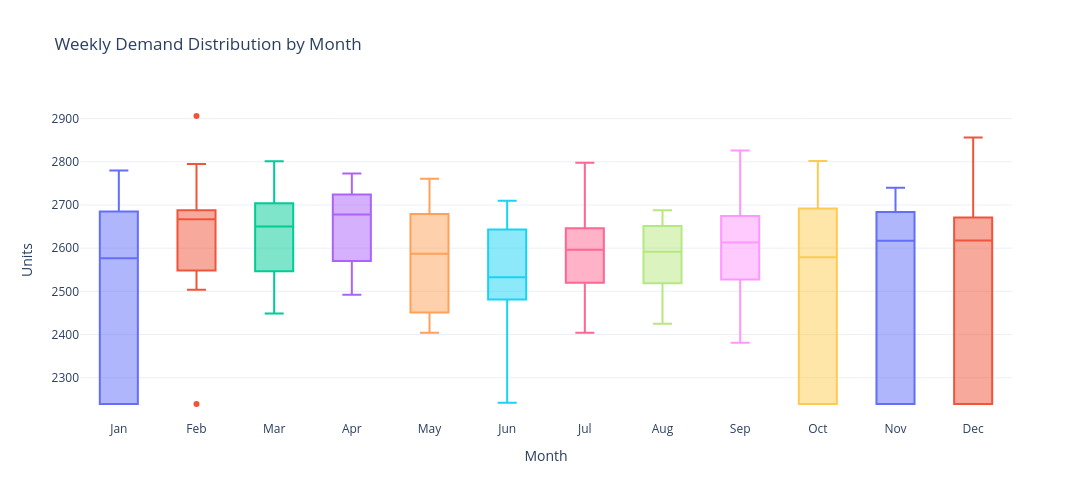

The notebook cell saved with this chart:
### Markdown cell above
## EDA: Distribution

### Code cell
dist_info = eda.get_distribution_stats()

print('Distribution summary:')
for key in ('mean', 'median', 'std', 'min', 'max', 'skewness', 'kurtosis', 'cv'):
    print(f'  {key:<12} {dist_info[key]:>10.3f}')
print(f'  {"outliers":<12} {dist_info["outlier_count"]:>10}')

print()
print('Monthly mean demand:')
month_names = ['Jan','Feb','Mar','Apr','May','Jun','Jul','Aug','Sep','Oct','Nov','Dec']
for m, mean_val in dist_info['monthly_means'].items():
    print(f'  {month_names[m-1]}  {mean_val:>7.0f}')

fig_monthly = plot_monthly_distribution(weekly_clean)
fig_monthly.show()

### Figure 1 — Plotly figure (JSON) as saved in the notebook; plotly's stock layout.template omitted (floating-point values rounded to 4 significant figures)
{"data": [{"name": "Jan", "showlegend": false, "type": "box", "y": [2239.0, 2533.0, 2780.0, 2731.0, 2647.0, 2535.0, 2551.0, 2685.0, 2691.0, 2602.0, 2539.0, 2636.0, 2728.0, 2638.0, 2239.0, 2239.0, 2239.0, 2239.0]}, {"name": "Feb", "showlegend": false, "type": "box", "y": [2682.0, 2552.0, 2541.0, 2706.0, 2504.0, 2590.0, 2667.0, 2551.0, 2795.0, 2670.0, 2670.0, 2906.0, 2239.0]}, {"name": "Mar", "showlegend": false, "type": "box", "y": [2713.0, 2801.0, 2621.0, 2635.0, 2650.0, 2722.0, 2449.0, 2553.0, 2527.0, 2654.0, 2701.0, 2672.0, 2510.0]}, {"name": "Apr", "showlegend": false, "type": "box", "y": [2767.0, 2678.0, 2762.0, 2492.0, 2689.0, 2575.0, 2711.0, 2773.0, 2634.0, 2637.0, 2551.0, 2712.0, 2556.0]}, {"name": "May", "showlegend": false, "type": "box", "y": [2631.0, 2620.0, 2697.0, 2679.0, 2761.0, 2404.0, 2530.0, 2704.0, 2644.0, 2524.0, 2554.0, 2414.0, 2451.0, 2450.0]}, {"name": "Jun", "showlegend": false, "type": "box", "y": [2649.0, 2468.0, 2710.0, 2534.0, 2637.0, 2531.0, 2494.0, 2687.0, 2601.0, 2311.0, 2242.0, 2523.0]}, {"name": "Jul", "showlegend": false, "type": "box", "y": [2798.0, 2646.0, 2755.0, 2570.0, 2615.0, 2632.0, 2715.0, 2596.0, 2561.0, 2505.0, 2520.0, 2404.0, 2597.0, 2409.0]}, {"name": "Aug", "showlegend": false, "type": "box", "y": [2597.0, 2599.0, 2650.0, 2527.0, 2688.0, 2656.0, 2592.0, 2685.0, 2573.0, 2495.0, 2462.0, 2425.0, 2572.0]}, {"name": "Sep", "showlegend": false, "type": "box", "y": [2697.0, 2586.0, 2639.0, 2796.0, 2628.0, 2587.0, 2826.0, 2598.0, 2652.0, 2469.0, 2381.0, 2413.0]}, {"name": "Oct", "showlegend": false, "type": "box", "y": [2605.0, 2670.0, 2637.0, 2553.0, 2692.0, 2495.0, 2802.0, 2693.0, 2730.0, 2398.0, 2239.0, 2239.0, 2239.0, 2239.0]}, {"name": "Nov", "showlegend": false, "type": "box", "y": [2664.0, 2729.0, 2668.0, 2715.0, 2599.0, 2617.0, 2614.0, 2673.0, 2740.0, 2239.0, 2239.0, 2239.0, 2239.0]}, {"name": "Dec", "showlegend": false, "type": "box", "y": [2618.0, 2565.0, 2637.0, 2856.0, 2694.0, 2716.0, 2625.0, 2663.0, 2239.0, 2239.0, 2239.0, 2239.0, 2239.0]}], "layout": {"height": 500, "title": {"text": "Weekly Demand Distribution by Month"}, "width": 1100, "xaxis": {"title": {"text": "Month"}}, "yaxis": {"title": {"text": "Units"}}}}
